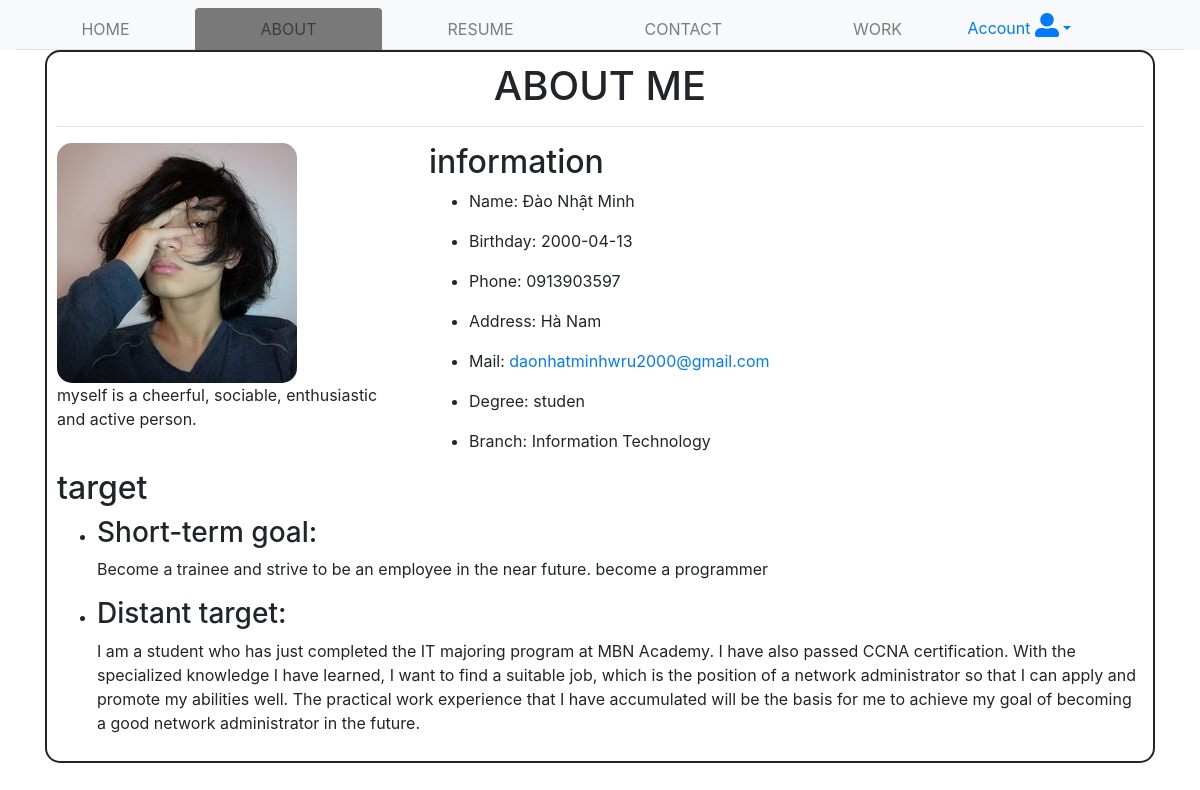
The app's page /php/aboutminh.php?id=2 with its own data.
### tables this page shows
CREATE TABLE `about` (
  `id` int(11) NOT NULL,
  `image` char(30) NOT NULL,
  `introduce` varchar(100) DEFAULT NULL,
  `name` varchar(50) NOT NULL,
  `birthday` date NOT NULL,
  `phone` char(30) NOT NULL,
  `address` varchar(100) NOT NULL,
  `mail` char(50) NOT NULL,
  `degree` varchar(100) NOT NULL,
  `branch` varchar(100) NOT NULL,
  `short` varchar(500) NOT NULL,
  `distanttarget` varchar(1000) NOT NULL
);

### php/aboutminh.php (the view, shortened to what this page needs)
<!doctype html>
<html lang="en">
<head>
  <link rel="stylesheet" href="https://stackpath.bootstrapcdn.com/bootstrap/4.3.1/css/bootstrap.min.css"
>
  <link rel="stylesheet" href="https://pro.fontawesome.com/releases/v5.10.0/css/all.css"
 />
</head>
<body style="background:url(https://c1.wallpaperflare.com/preview/830/150/561/sackcloth-sackcloth-textured-laptop-ipad.jpg) no-repeat center  center; background-size:cover">
  <?php include("header.php");
          $host='localhost';
          $uer='root';
          $pass='';
          $db_name='cv';
        if(isset($_GET['id'])){
          $id = $_GET['id'];
      }
      $conn=mysqli_connect($host,$uer,$pass,$db_name);
          $sql="select * from about where id = ".$id;
              if($result = mysqli_query($conn, $sql)){
                  if(mysqli_num_rows($result) > 0){
                      $row = mysqli_fetch_array($result);
                  }
              }
      ?>
  <div class="container ">
    <div id="box">
    <div class="row">
      <div class="col-lg-12">
        <h1>ABOUT ME</h1><hr>
      </div>
    </div>
      <div class="row">
        <div class="col-lg-4">
          <img src="../image/<?php echo $row['image']  ?>" alt="">
          <p><?php echo $row['introduce']  ?></p>
        </div>
        <div class="col-lg-8">
          <h2>information</h2>
          <ul class="list">
            <li>
              <p>Name:
                <?php echo $row['name']  ?>
              </p>
            </li>
            <li>
              <p>Birthday:
                <?php echo $row['birthday']  ?>
              </p>
            </li>
            <li>
              <p>Phone:
                <?php echo $row['phone']  ?>
              </p>
            </li>
            <li>
              <p>Address:
                <?php echo $row['address']  ?>
              </p>
            </li>
            <li>
              <p>Mail: <a href="#">
                  <?php echo $row['mail']  ?>
                </a></p>
            </li>
            <li>
              <p>Degree:
                <?php echo $row['degree']  ?>
              </p>
            </li>
            <li>
              <p>Branch:
                <?php echo $row['branch']  ?>
              </p>
            </li>
          </ul>
        </div>
      </div>
      <div class="row">
        <div class="col-lg-12">
          <h2>target</h2>
          <ul>
            <li>
              <h3>Short-term goal: </h3>
              <p>
                <?php echo $row['short']  ?>
              </p>
            </li>
            <li>
              <h3>Distant target: </h3>
              <p>
                <?php echo $row['distanttarget']  ?>
              </p>
            </li>
          </ul>
        </div>
      </div>
    </div>
  </div>
  <?php include("footer.php") ?></body>
</body>
</html>

### php/aboutminh.php (style rules this page uses)
h1 { text-align: center; }
#box { border: 2px solid; padding: 10px; background-color:white; }
#box, img { border-radius: 15px; }

### records on screen
about: image (picture), introduce "myself is a cheerful, sociable, enthusiastic and active person.", name "Đào Nhật Minh", birthday "2000-04-13", phone "0913903597", address "Hà Nam", mail "daonhatminhwru2000@gmail.com", degree "studen", branch "Information Technology", short "Become a trainee and strive to be an employee in the near future. become a programmer", distanttarget "I am a student who has just completed the IT majoring program at MBN Academy. I have also passed CCNA certification. With the specialized knowledge I have learned, I want to find a suitable job, which is the position of a network administrator so that I can apply and promote my abilities well. The practical work experience that I have accumulated will be the basis for me to achieve my goal of becoming a good network administrator in the future."
